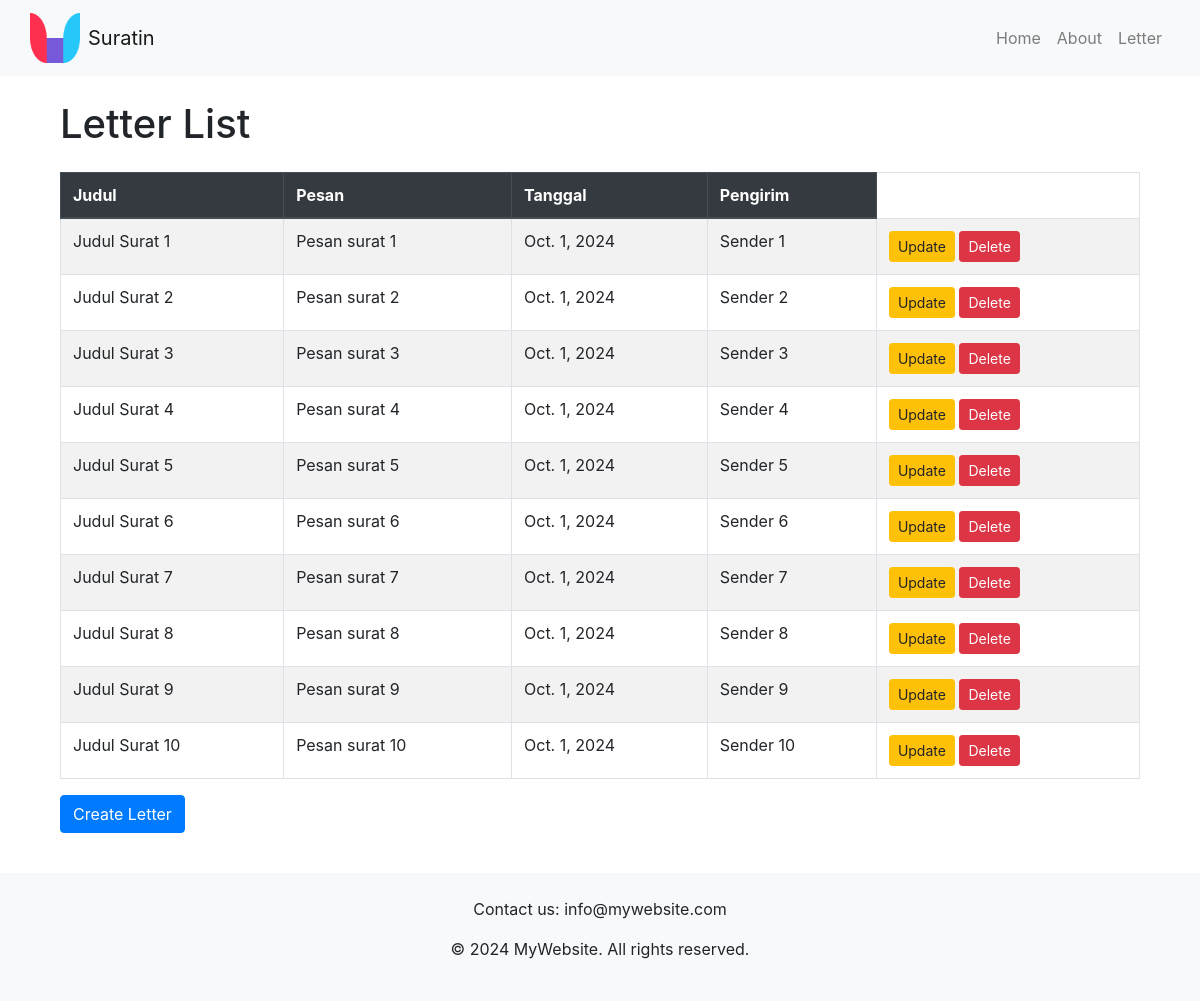
The page /letter/ on the database as committed earlier.
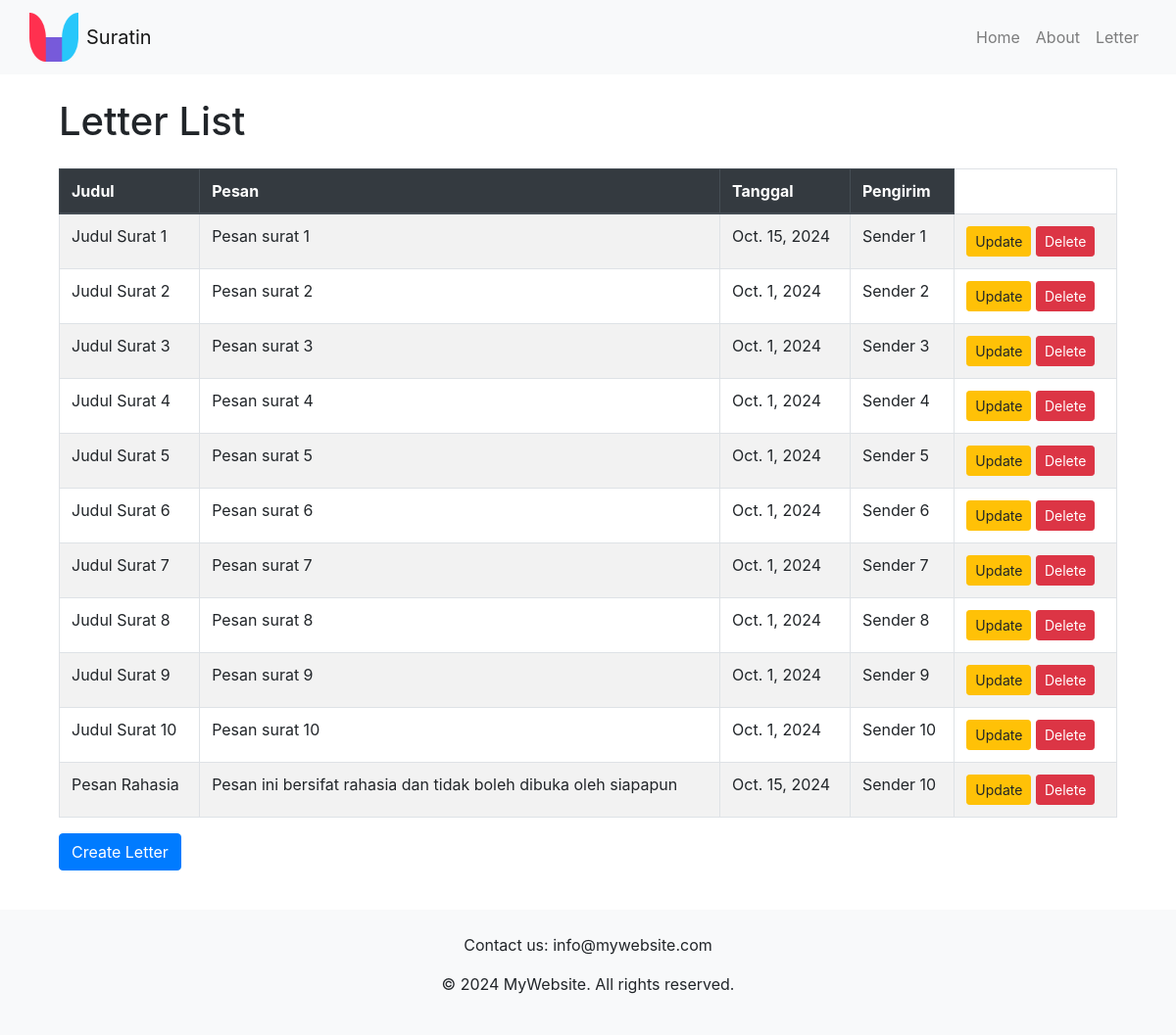
The same page on the database as committed later.
### surat/models.py (models this page shows, shortened)
class Letter(models.Model):
    judul = models.CharField(max_length=200)
    pesan = models.TextField()
    tanggal = models.DateField(default=datetime.now)
    pengirim = models.ForeignKey(Sender, on_delete=models.CASCADE, related_name='surat')

class Sender(models.Model):
    nama = models.CharField(max_length=100)
    email = models.EmailField()
    no_hp = models.CharField(max_length=15)
    alamat = models.TextField()
    def __str__(self):
        return self.nama

### surat/views.py (the view)
# urls.py: path('letter/', views.letter_index, name='letter_index'),
def letter_index(request):
    query = request.GET.get("q")
    letters = Letter.objects.all()
    if query:
        letters = Letter.objects.filter(
            Q(judul_icontains=query) | Q(pesan_icontains=query)
        )
    else:
        letters = Letter.objects.all()
    return render(request, "letter/index.html", {"letters": letters})

### surat/templates/letter/index.html (shortened to what this page needs)
{% load static %}
{% include 'components/header.html' %}
<link href="https://stackpath.bootstrapcdn.com/bootstrap/4.5.2/css/bootstrap.min.css" rel="stylesheet" />
<div class="container mt-4">
  {% block content %}
    <div class="container my-4">
      <h1 class="mb-4">Letter List</h1>
      <table class="table table-striped table-bordered">
        <thead class="thead-dark">
          <tr>
            <th>Judul</th>
            <th>Pesan</th>
            <th>Tanggal</th>
            <th>Pengirim</th>
          </tr>
        </thead>
        <tbody>
          {% for letter in letters %}
            <tr>
              <td>{{ letter.judul }}</td>
              <td>{{ letter.pesan }}</td>
              <td>{{ letter.tanggal }}</td>
              <td>{{ letter.pengirim }}</td>
              <td>
                <a href="{% url 'letter_update' letter.id %}" class="btn btn-sm btn-warning">Update</a>
                <button class="btn btn-sm btn-danger" onclick="confirmDelete({{ letter.id }})">Delete</button>
              </td>
            </tr>
          {% empty %}
            <tr>
              <td colspan="4" class="text-center">Tidak ada data</td>
            </tr>
          {% endfor %}
        </tbody>
      </table>
      <a href="{% url 'letter_create' %}" class="btn btn-primary mb-3">Create Letter</a>
    </div>
  {% endblock %}
</div>
<footer>
  {% include 'components/footer.html' %}
</footer>

Rows that differ between the two databases and show on the page:
changed Letter "Judul Surat 1": tanggal "Oct. 1, 2024" → "Oct. 15, 2024"
added Letter: judul "Pesan Rahasia", pesan "Pesan ini bersifat rahasia dan tidak boleh dibuka oleh siapapun", tanggal "Oct. 15, 2024", pengirim "Sender 10"
